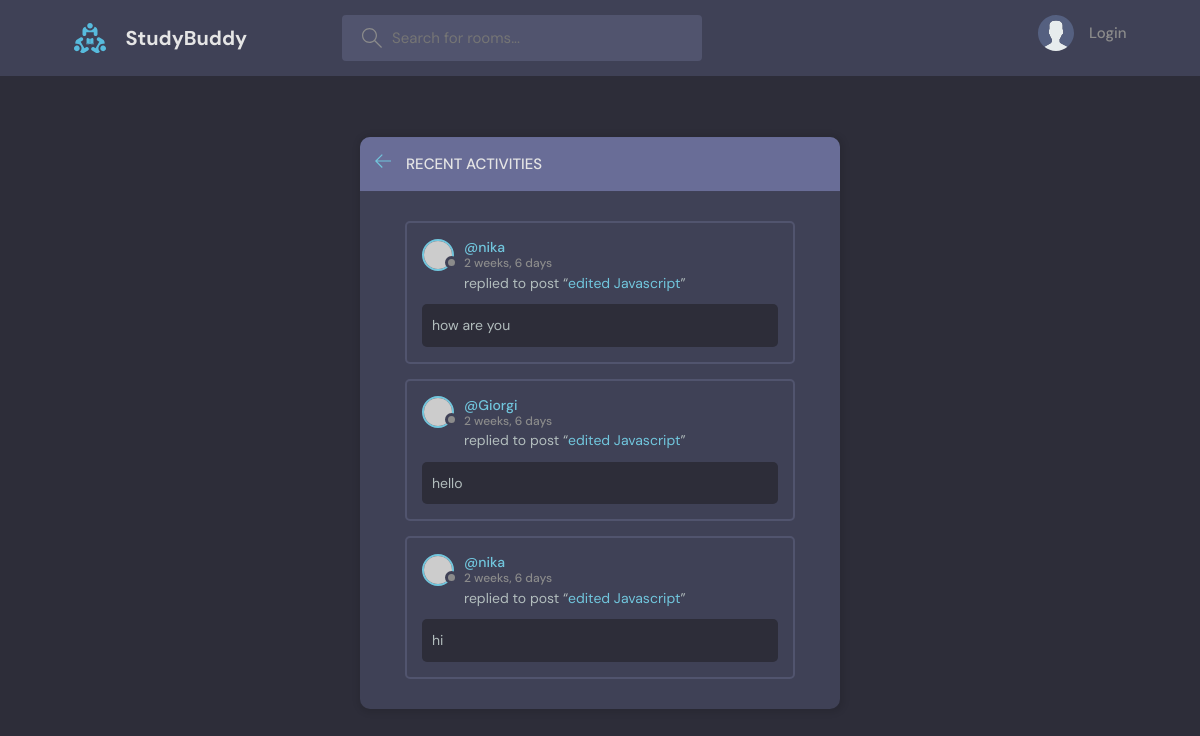
The page /activity/ on the database as committed earlier.
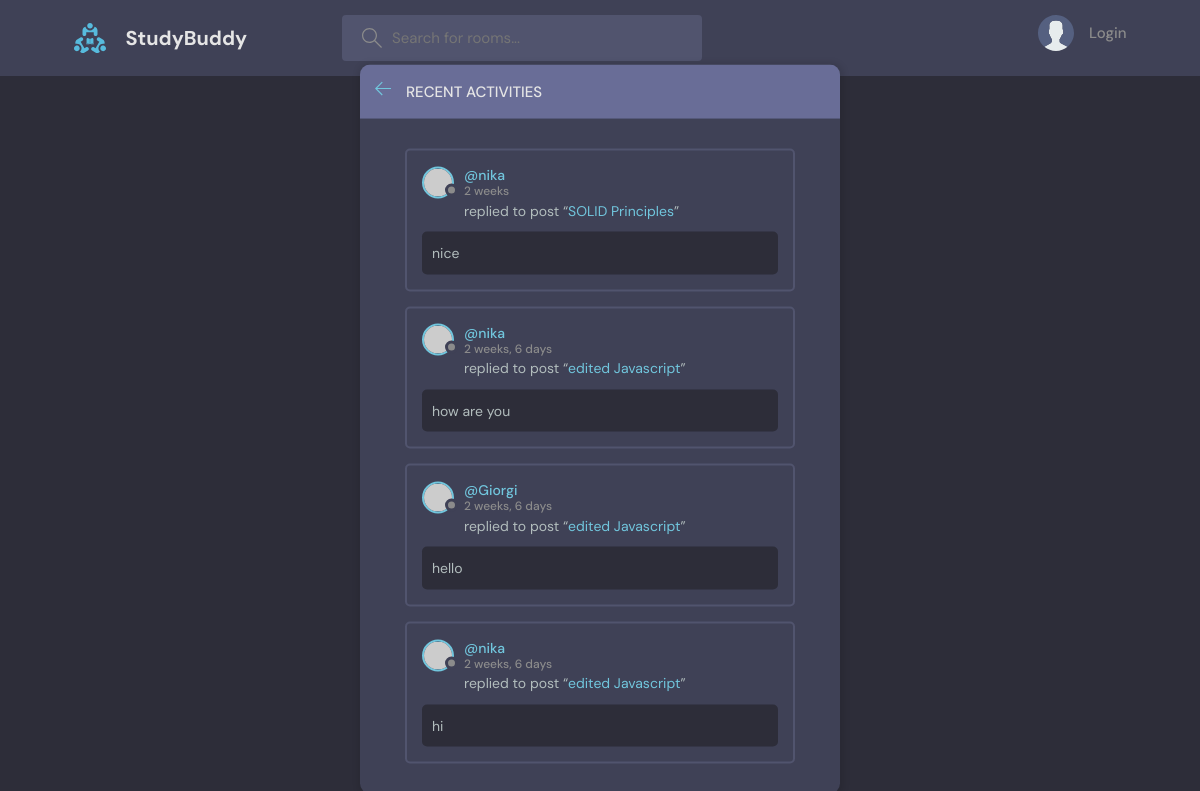
The same page on the database as committed later.
### base/models.py (models this page shows, shortened)
class Message(models.Model):
    user = models.ForeignKey(User, on_delete=models.CASCADE)
    room = models.ForeignKey(Room, on_delete=models.CASCADE) #delete all the messages from database or SET_NULL
    body = models.TextField()
    updated = models.DateTimeField(auto_now=True)  # when updated
    created = models.DateTimeField(auto_now_add=True)  # when created
    class Meta:
        ordering = ['-updated', '-created']

class Room(models.Model):
    host = models.ForeignKey(User, on_delete=models.SET_NULL, null=True)
    topic = models.ForeignKey(Topic, on_delete=models.SET_NULL, null=True)
    name = models.CharField(max_length=150)
    description = models.TextField(null=True, blank=True) #null _ for database, blank _ for submitted form
    participants = models.ManyToManyField(User, related_name='participants', blank=True)
    updated = models.DateTimeField(auto_now=True) #when updated
    created = models.DateTimeField(auto_now_add=True) #when created
    class Meta:
        ordering = ['-updated', '-created']
    def __str__(self):
        return self.name

### base/views.py (the view)
# urls.py: path('activity/', views.activity_page, name='activity')
def activity_page(request):
    room_messages =Message.objects.all()
    return render(request, 'base/activity.html', {'room_messages':room_messages})

### base/templates/base/activity.html (shortened to what this page needs)
{% extends 'main.html' %}
{% block content %}
    <main class="layout">
      <div class="container">
        <div class="layout__box">
          <div class="layout__boxHeader">
            <div class="layout__boxTitle">
              <a href="{% url 'home' %}">
                <svg version="1.1" xmlns="http://www.w3.org/2000/svg" width="32" height="32" viewBox="0 0 32 32">
                  <title>arrow-left</title>
                  <path
                    d="M13.723 2.286l-13.723 13.714 13.719 13.714 1.616-1.611-10.96-10.96h27.625v-2.286h-27.625l10.965-10.965-1.616-1.607z"
                  ></path>
                </svg>
              </a>
              <h3>Recent Activities</h3>
            </div>
          </div>
          <div class="activities-page layout__body">
            {% for message in room_messages %}
            <div class="activities__box">
            <div class="activities__boxHeader roomListRoom__header">
              <a href="{% url 'user-profile' message.user.id %}" class="roomListRoom__author">
                <div class="avatar avatar--small">
                  <img src="https://randomuser.me/api/portraits/women/11.jpg" />
                </div>
                <p>
                  @{{message.user}}
                  <span>{{ message.created|timesince }}</span>
                </p>
              </a>
            </div>
            <div class="activities__boxContent">
              <p>replied to post “<a href="{% url 'room' message.room.id %}">{{message.room}}</a>”</p>
              <div class="activities__boxRoomContent">
                {{ message.body }}
              </div>
            </div>
          </div>
          {% endfor %}
          </div>
        </div>
      </div>
    </main>
{% endblock %}

Rows that differ between the two databases and show on the page:
added Message: user "nika", created "2 weeks", room "SOLID Principles", body "nice"
